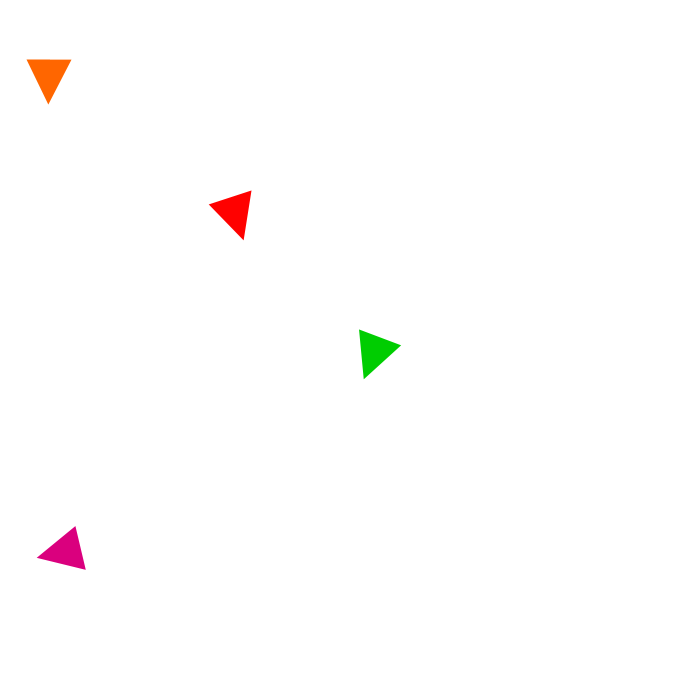
Frame 1 (no input)
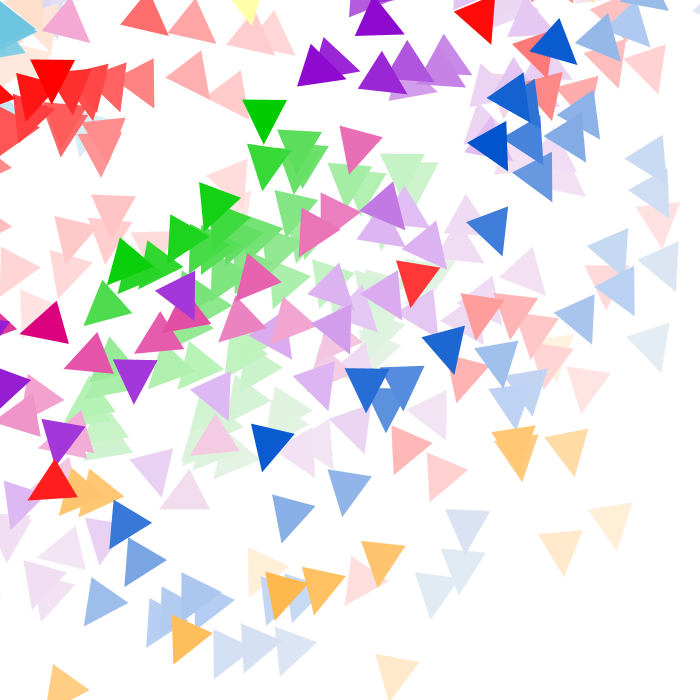
Frame 60 (the mouse pressed at the canvas centre just before this capture)
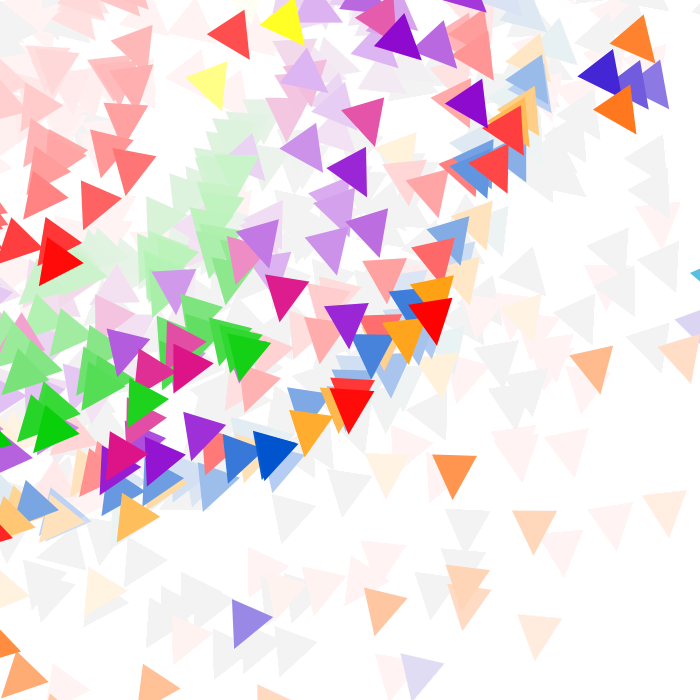
Frame 120 (the mouse held since frame 60 and released just before this capture)

The Processing sketch that drew these frames (run headless with seeded random() and noise(); from frame 60 on, the mouse is pressed at the canvas centre):

// Processing sketch: processing_152378
// ── processing_152378.pde

color[] palette = {#0099CD, #0054CD, #2300CD, #8A00CD, #DA007E, #FF0100, #FF6600, #FF9900, #FFCC00, #FFFF00, #ACE600, #00CD01};

Mover[] movers = new Mover[20];
float change_angle = noise(-4,4);

void setup() {
  size(700,700);
  smooth();
  background(255);
  for (int i = 0; i < movers.length; i++) {
    movers[i] = new Mover(); 
  }
}

void draw() {
  noStroke();
  fill(255,10);
  rect(0,0,width,height);


  for (int i = 0; i < movers.length; i++) {
    movers[i].update();
    movers[i].checkEdges();
    movers[i].display(); 
  }
}

class Mover {

  PVector location;
  PVector velocity;
  PVector acceleration;
  float topspeed;
  int c;

  Mover() {
    location = new PVector(random(width),random(height));
    velocity = new PVector(0,0);
    topspeed = 4;
    c = (int) random(palette.length);
  }

  void update() {

    PVector mouse = new PVector(mouseX,mouseY);
    PVector dir = PVector.sub(mouse,location);  
    dir.normalize();    
    dir.mult(0.5);     
    acceleration = dir;  
    
    velocity.add(acceleration);
    velocity.limit(topspeed);
    location.add(velocity);
  }

  void display() {
    noStroke();
    fill(palette[c]);
    rotate(random(cos(change_angle)));
    triangle(location.x,location.y,location.x+22,location.y+45,location.x+45,location.y);
  }

  void checkEdges() {

    if (location.x > width) {
      location.x = 0;
    } else if (location.x < 0) {
      location.x = width;
    }

    if (location.y > height) {
      location.y = 0;
    }  else if (location.y < 0) {
      location.y = height;
    }

  }

}
